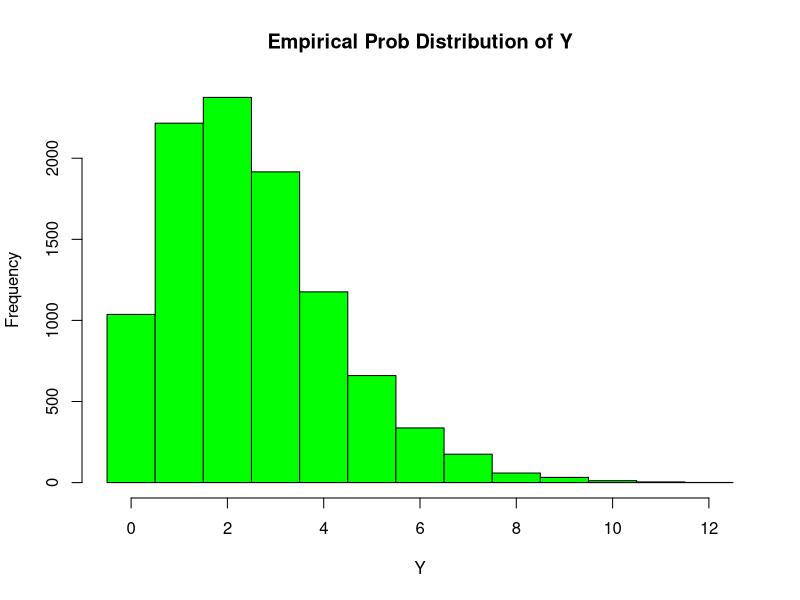
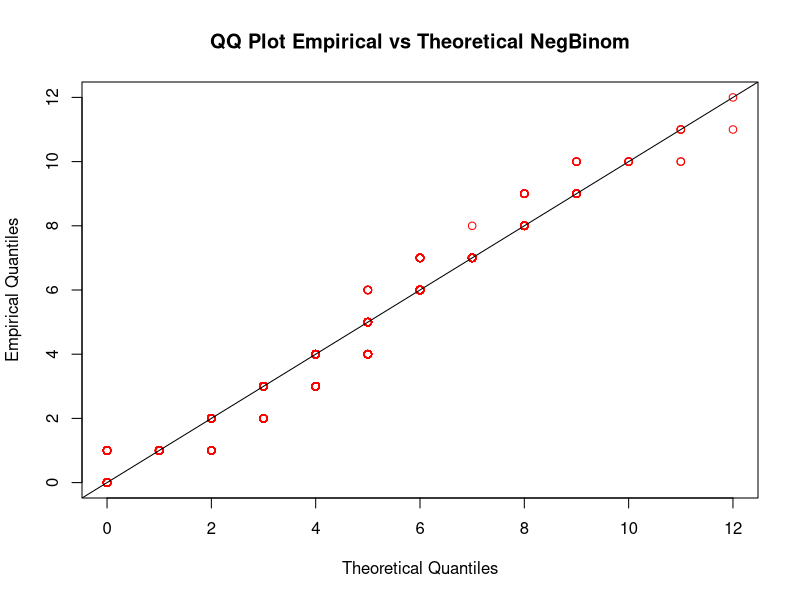
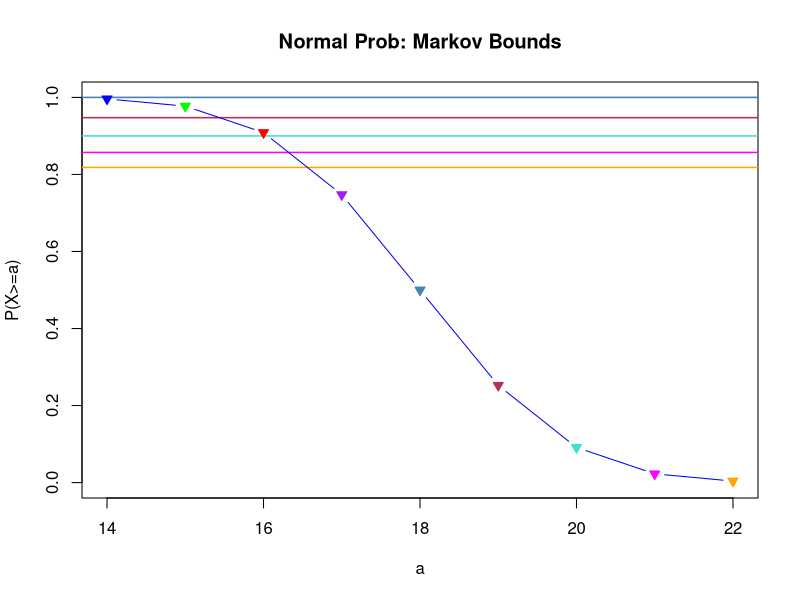
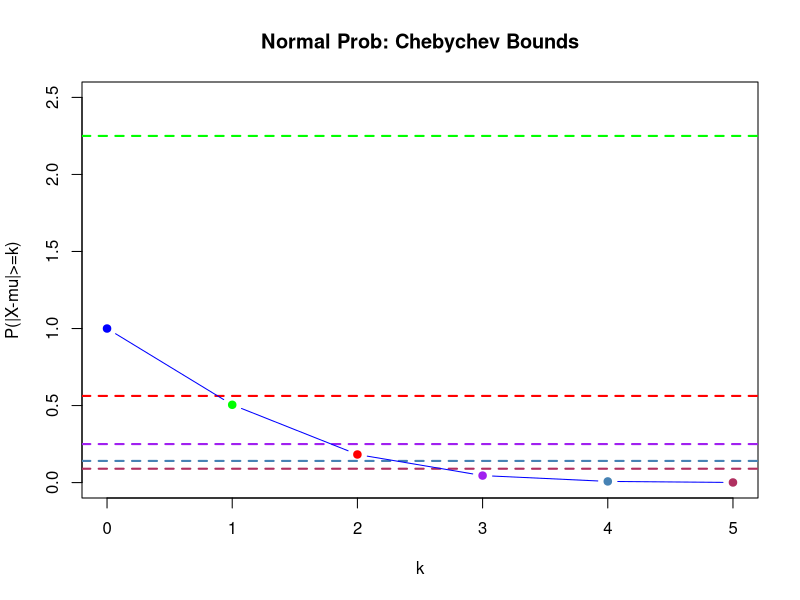
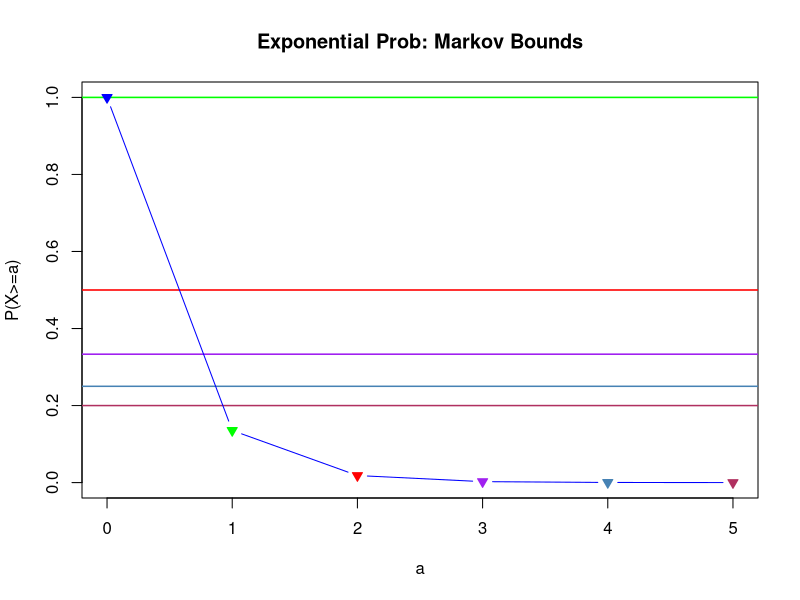
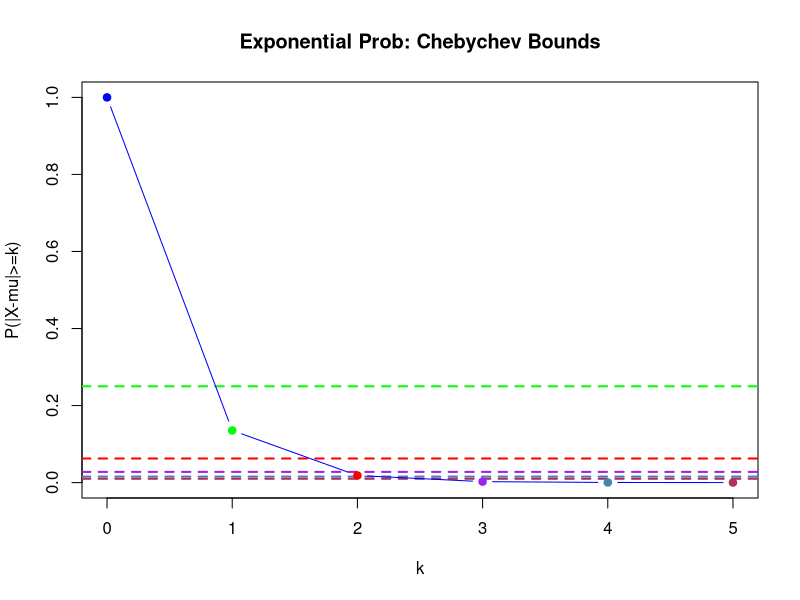
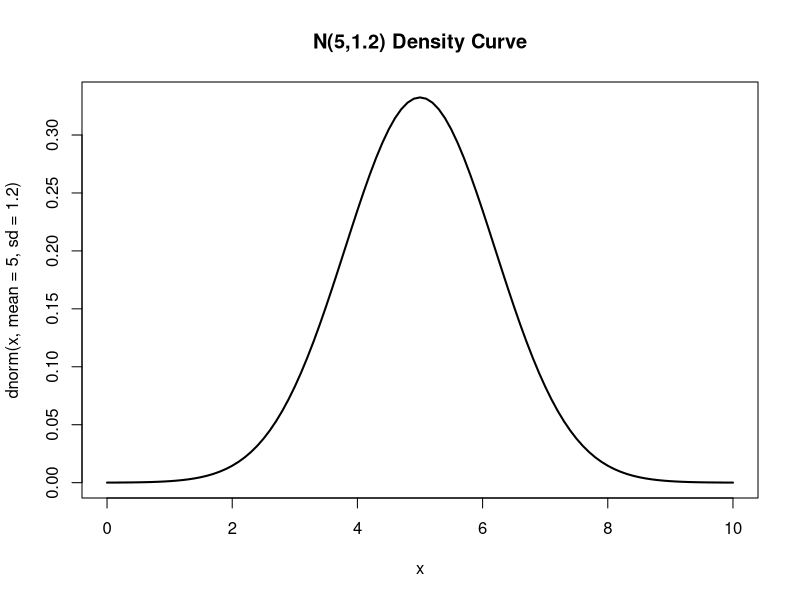
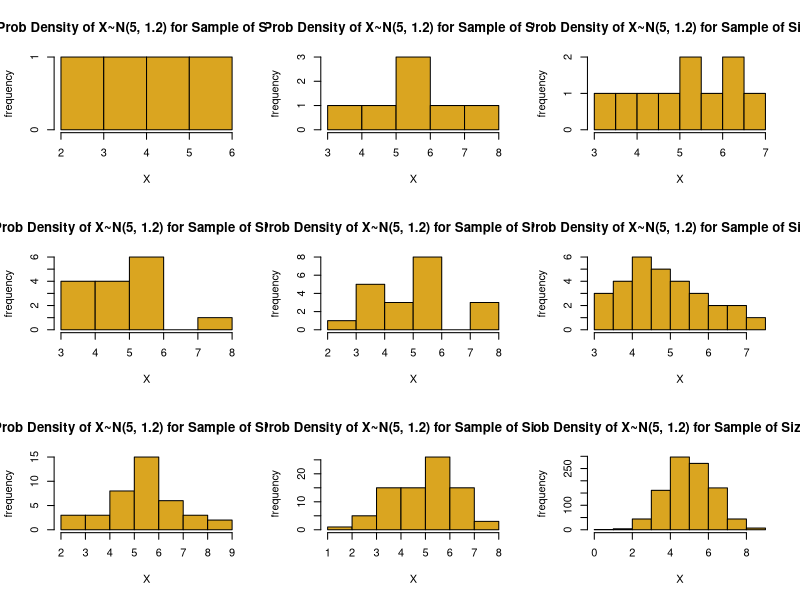

R code for these plots, in order:
## ---- chunk 1
Y <- function(alpha, beta) {
  T <- rgamma(1, shape = alpha, rate = beta)
  Y <- rpois(1, lambda = T)
  return(Y)
}
## ---- chunk 2
alpha <- 10
beta <- 4
y_empirical <- replicate(10000, Y(alpha, beta))
## ---- chunk 3
hist(breaks=(min(y_empirical-.5):max(y_empirical+.5)), y_empirical,col = "green", xlab = "Y", ylab = "Frequency", main = "Empirical Prob Distribution of Y")
## ---- chunk 4
y_theoretical <- rnbinom(10000, size=10, prob=4/5)

qqplot(y_theoretical, y_empirical,ylab = "Empirical Quantiles", xlab = "Theoretical Quantiles", main = "QQ Plot Empirical vs Theoretical NegBinom", col='red')
abline(0,1)
## ---- chunk 5
# We see that the quantiles are quite similar, thus both distributions are approximately the same.
## ---- chunk 6
markov <- function(alpha, mu) {
    return(mu/alpha)
}

chebychev <- function(k, var) {
    return(var/k^2)
}

colors <- c('blue', 'green', 'red', 'purple', 'steelblue', 'maroon', 'turquoise', 'magenta', 'orange', 'navy', 'darkgreen')
## ---- chunk 7
X <- c()
plot(x=NULL, xlim = c(14,22), y=NULL, ylim = c(0,1), main='Normal Prob: Markov Bounds', xlab='a', ylab='P(X>=a)', col='black')

for (i in 14:22) {
    abline(lwd=1.5, h=markov(i, 18), col=colors[i-13])
    X <- c(X, (1 - pnorm(i, mean=18, sd=1.5)))
}
points(type='b', x=14:22, y=X, bg=colors, col=colors, pch=25)
## ---- chunk 8
plot(x=NULL, xlim = c(0,5), y=NULL, ylim = c(0,2.5), main='Normal Prob: Chebychev Bounds', xlab='k', ylab='P(|X-mu|>=k)', col='black')

Z <- c()
for (k in 0:5) {
    abline(lwd=2, lty='dashed', h=chebychev(k, 1.5^2), col=colors[k+1])
    Z <- c(Z, (1 - pnorm(k, mean=0, sd=1.5) + pnorm(-k, mean=0, sd=1.5)))
}

points(type='b', x=0:5, y=Z, bg=colors, col=colors, pch=21)
## ---- chunk 9
plot(x=NULL, xlim = c(0,5), y=NULL, ylim = c(0,1), main='Exponential Prob: Markov Bounds', xlab='a', ylab='P(X>=a)', col='black')

X <- c()
for (i in 0:5) {
    abline(lwd=1.5, h=markov(i, 1), col=colors[i+1])
    X <- c(X, 1 - pexp(i, rate=2))
}
points(type='b', x=0:5, y=X, bg=colors, col=colors, pch=25)
## ---- chunk 10
plot(x=NULL, xlim = c(0,5), y=NULL, ylim = c(0,1), main='Exponential Prob: Chebychev Bounds', xlab='k', ylab='P(|X-mu|>=k)', col='black')

Z <- c()
for (k in 0:5) {
    abline(lwd=2, lty='dashed', h=chebychev(k, .5^2), col=colors[k+1])
    Z <- c(Z, (1 - pexp(k, rate=2) + pexp(-k, rate=2)))
}

points(type='b', x=0:5, y=Z, bg=colors, col=colors, pch=21)
## ---- chunk 11
x <- 1:10000
curve(dnorm(x, mean=5, sd=1.2), from=0, to=10, lwd=2, main="N(5,1.2) Density Curve")
## ---- chunk 12
par(mfrow=c(3,3))
for (n in c(4,7,10,15,20,30,40,80,1000)) {
    hist(rnorm(n,mean=5,sd=1.2), main=paste0("Prob Density of X~N(5, 1.2) for Sample of Size ", n), xlab="X", ylab="frequency", col = 'goldenrod')
}
## ---- chunk 13
# Once again, as sample size increases, empirical histogram approaches that of gamma distribution
## ---- chunk 14
x <- 1:10000
curve(dgamma(x, shape=2, scale=1.5), from=0, to=20, lwd=2, main="Gamma(2,1.5) Density Curve")
## ---- chunk 15
par(mfrow=c(3,3))
for (n in c(4,7,10,15,20,30,40,80,1000)) {
    hist(rgamma(n, shape=2, scale=1.5), main=paste0("Prob Density of X~Gamma(2,1.5) for Sample of Size ", n), xlab="X", ylab="frequency", col = 'forestgreen')
}
## ---- chunk 16
# As sample size increases, empirical histogram approaches that of gamma distribution
## ---- chunk 17
order_1 <- function(samp) {
    return(samp[1,])
}

order_3 <- function(samp) {
    return(samp[3,])
}

order_15 <- function(samp) {
    return(samp[15,])
}

# For question at the end
order_13 <- function(samp) {
    return(samp[13,])
}

order_14 <- function(samp) {
    return(samp[14,])
}
## ---- chunk 18
samp_sorted <- function() {
   s <- replicate(1000, sample(c(1,2,3,4,5), size=15, replace=TRUE))
    for (i in 1:1000) {
     s[,i] <- sort(s[,i])
    }
   return(s)
}

samp <- samp_sorted()

par(mfrow=c(2,3))
hist(order_1(samp), breaks=c(0,1,2,3,4,5), col=colors[4], main="Empirical Dist: order_1")
hist(order_3(samp), breaks=c(0,1,2,3,4,5), col=colors[8], main="Empirical Dist: order_3")
hist(order_13(samp), breaks=c(0,1,2,3,4,5), col=colors[7], main="Empirical Dist: order_13")
hist(order_14(samp), breaks=c(0,1,2,3,4,5), col=colors[5], main="Empirical Dist: order_14")
hist(order_15(samp), breaks=c(0,1,2,3,4,5), col=colors[6], main="Empirical Dist: order_15")
## ---- chunk 19
# We know that the order statistic is a beta distributed random variable. Let us plot the theoretical distributions
r1 <- replicate(10000, 5*{mean(rbeta(15, 1, 15))})
r3 <- replicate(10000, 5*{mean(rbeta(15, 3, 13))})
r15 <- replicate(10000, 5*{mean(rbeta(15, 15, 1))})
r13 <- replicate(10000, 5*{mean(rbeta(15, 13, 3))})
r14 <- replicate(10000, 5*{mean(rbeta(15, 14, 2))})

par(mfrow=c(2,3))
hist(r1, breaks=c(0,1,2,3,4,5), col=colors[4], main="Theoretical Dist: order_1")
hist(r3, breaks=c(0,1,2,3,4,5), col=colors[8], main="Theoretical Dist: order_3")
hist(r13, breaks=c(0,1,2,3,4,5), col=colors[7], main="Theoretical Dist: order_13")
hist(r14, breaks=c(0,1,2,3,4,5), col=colors[5], main="Theoretical Dist: order_14")
hist(r15, breaks=c(0,1,2,3,4,5), col=colors[6], main="Theoretical Dist: order_15")
## ---- chunk 20
# Empirical distributions of order_13, order_14, and order_15 are reflections about the line x=5/2 of order_3, order_2, and order_1 respectively.
## ---- chunk 21
samp_sizes  <- c(1, 2, 3, 4, 15, 500, 1000)

par(mfrow=c(2,2))
for(size in samp_sizes){
  replicates <- replicate(10000, {
    mean(rexp(size, rate = 5))
  })
  hist(replicates, breaks = 100,
       main = paste("Samp Dist for Exp, samp size =", size ))
}
## ---- chunk 22
# Distribution approaches normal as sample size increases.
## ---- chunk 23
# Takes input "n" and returns a random sample of size "n" from discrete uniform distribution
disc_samp <- function(n) {
    s <- sample(c(1,2,3,4,5,6), size=n, replace=TRUE)
    r <- replicate(10000, s)
    return(r)
}
## ---- chunk 24
samp_sizes <- c(1, 2, 3, 4, 15, 500)
par(mfrow=c(3,2))
for(n in samp_sizes){
    hist(disc_samp(n), breaks=c(0,1,2,3,4,5,6), col="coral",
        main = paste("Samp Dist for Discrete Uniform, samp size =", n))
}
## ---- chunk 25
# Distribution approaches uniformity as sample size increases.
## ---- chunk 26
# Takes input "n" and returns a random sample of size "n" from continuous uniform distribution.
cont_uni_samp <- function(n) {
    r <- replicate(10000, mean(runif(n,0,1)))
    return(r)
}
## ---- chunk 27
par(mfrow=c(3,2))
for(n in samp_sizes) {
    hist(cont_uni_samp(n), breaks=100, main = paste("Samp Dist for Continuous Uniform Distribution, samp size =", n), col=n)
}
## ---- chunk 28
# Distribution approaches normal as sample size increases. Key concept and interesting distinction from discrete uniform.
